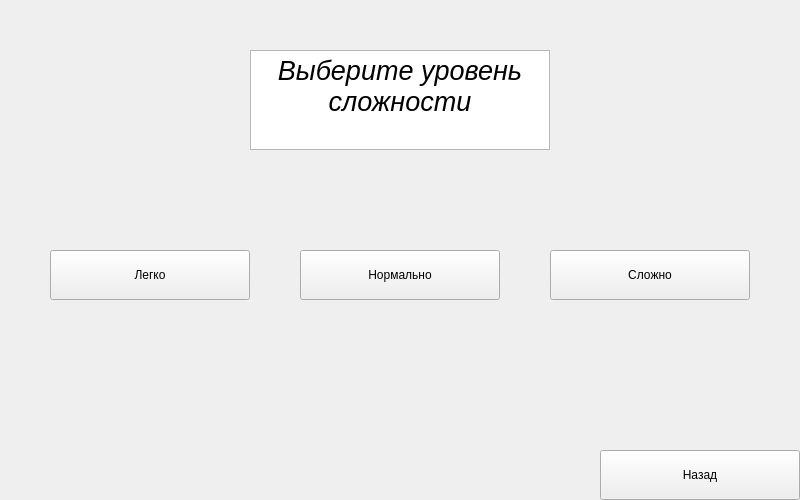
<?xml version="1.0" encoding="UTF-8"?>
<ui version="4.0">
 <class>Digits</class>
 <widget class="QWidget" name="Digits">
  <property name="geometry">
   <rect>
    <x>0</x>
    <y>0</y>
    <width>800</width>
    <height>500</height>
   </rect>
  </property>
  <property name="minimumSize">
   <size>
    <width>800</width>
    <height>500</height>
   </size>
  </property>
  <property name="maximumSize">
   <size>
    <width>800</width>
    <height>500</height>
   </size>
  </property>
  <property name="windowTitle">
   <string>Form</string>
  </property>
  <widget class="QPushButton" name="pushButton">
   <property name="geometry">
    <rect>
     <x>50</x>
     <y>250</y>
     <width>200</width>
     <height>50</height>
    </rect>
   </property>
   <property name="text">
    <string>Легко</string>
   </property>
   <attribute name="buttonGroup">
    <string notr="true">buttonGroup</string>
   </attribute>
  </widget>
  <widget class="QPushButton" name="pushButton_2">
   <property name="geometry">
    <rect>
     <x>300</x>
     <y>250</y>
     <width>200</width>
     <height>50</height>
    </rect>
   </property>
   <property name="text">
    <string>Нормально</string>
   </property>
   <attribute name="buttonGroup">
    <string notr="true">buttonGroup</string>
   </attribute>
  </widget>
  <widget class="QPushButton" name="pushButton_3">
   <property name="geometry">
    <rect>
     <x>550</x>
     <y>250</y>
     <width>200</width>
     <height>50</height>
    </rect>
   </property>
   <property name="text">
    <string>Сложно</string>
   </property>
   <attribute name="buttonGroup">
    <string notr="true">buttonGroup</string>
   </attribute>
  </widget>
  <widget class="QTextBrowser" name="textBrowser">
   <property name="geometry">
    <rect>
     <x>250</x>
     <y>50</y>
     <width>300</width>
     <height>100</height>
    </rect>
   </property>
   <property name="html">
    <string>&lt;!DOCTYPE HTML PUBLIC &quot;-//W3C//DTD HTML 4.0//EN&quot; &quot;http://www.w3.org/TR/REC-html40/strict.dtd&quot;&gt;
&lt;html&gt;&lt;head&gt;&lt;meta name=&quot;qrichtext&quot; content=&quot;1&quot; /&gt;&lt;style type=&quot;text/css&quot;&gt;
p, li { white-space: pre-wrap; }
&lt;/style&gt;&lt;/head&gt;&lt;body style=&quot; font-family:'MS Shell Dlg 2'; font-size:7.8pt; font-weight:400; font-style:normal;&quot;&gt;
&lt;p align=&quot;center&quot; style=&quot; margin-top:0px; margin-bottom:0px; margin-left:0px; margin-right:0px; -qt-block-indent:0; text-indent:0px;&quot;&gt;&lt;span style=&quot; font-size:20pt; font-style:italic;&quot;&gt;Выберите уровень сложности&lt;/span&gt;&lt;/p&gt;&lt;/body&gt;&lt;/html&gt;</string>
   </property>
  </widget>
  <widget class="QPushButton" name="pushButton_4">
   <property name="geometry">
    <rect>
     <x>600</x>
     <y>450</y>
     <width>200</width>
     <height>50</height>
    </rect>
   </property>
   <property name="text">
    <string>Назад</string>
   </property>
   <attribute name="buttonGroup">
    <string notr="true">buttonGroup</string>
   </attribute>
  </widget>
 </widget>
 <resources/>
 <connections/>
 <buttongroups>
  <buttongroup name="buttonGroup"/>
 </buttongroups>
</ui>
